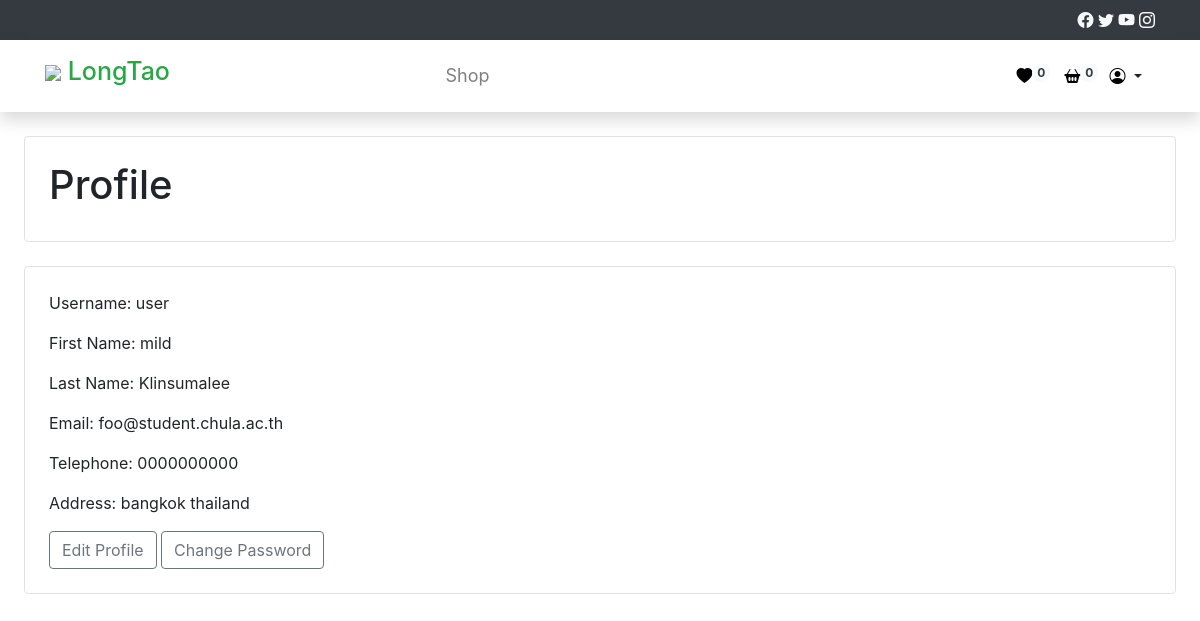
/profile/ (signed in), run on the app's committed database.
### Core/models.py (models this page shows)
class User(AbstractUser):
    email = models.EmailField(unique=True,validators=[chula_email_validator])
    telephone = models.CharField(max_length=10, null=False, unique=True, validators=[
        RegexValidator(
            regex=r'^0\d{9}$',
            message='Telephone number must start with 0 and have 10 digits',
            code='invalid_telephone'
        )
    ])
    address = models.CharField(max_length=200, null=True,)

### Core/views.py (the view)
# urls.py: path('profile/', views.profile, name='profile'),
def profile(request):
    user = request.user
    context = {'user': user}
    return render(request, 'profile.html', context)

### Core/templates/profile.html
{% extends 'Buyer_base.html' %}
{% block content %}
<div class="border rounded p-4 m-4">
    <h1>Profile</h1>
</div>
<div class="border rounded p-4 m-4">
    <p>Username: {{ user.username }}</p>
    <p>First Name: {{ user.first_name }}</p>
    <p>Last Name: {{ user.last_name }}</p>
    <p>Email: {{ user.email }}</p>
    <p>Telephone: {{ user.telephone }}</p>
    <p>Address: {{ user.address }}</p>
    <a href="{% url 'Core:edit_profile' %}" class="btn btn-outline-secondary">Edit Profile</a>
    <a href="{% url 'Core:change_password' %}" class="btn btn-outline-secondary">Change Password</a>
</div>
{% endblock %}

### data on the page
User: username "user", first_name "mild", last_name "Klinsumalee", email "foo@student.chula.ac.th", telephone "0000000000", address "bangkok thailand"

### other printed values
{{ request.session.cart.keys|length }} "0"
